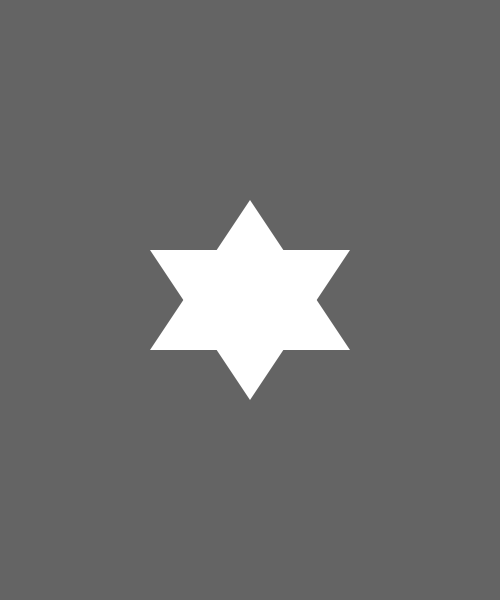
Frame 1 (no input)
Frame 60 (the mouse pressed at the canvas centre just before this capture): identical to frame 1, image omitted
Frame 120 (the mouse held since frame 60 and released just before this capture): identical to frame 1, image omitted

The Processing sketch that drew this single still picture (run headless with seeded random() and noise(); from frame 60 on, the mouse is pressed at the canvas centre):

// Processing sketch: p05_02_functions_function
// ── p05_02_functions_function.pde
// IMA NYU Shanghai
// Interaction Lab

void setup() {
  size(500, 600);
  noStroke();
}

void draw() {
  background(100);

  // we can organize the block of code
  // by creating a function - modularity!!
  star();
}

void star() {
  // let's not forget to wrap the transformation functions
  // with push/popMatrix()
  pushMatrix();
  translate(width/2, height/2);
  triangle(0, 100, 100, -50, -100, -50);
  rotate(PI);
  triangle(0, 100, 100, -50, -100, -50);
  popMatrix();
}
